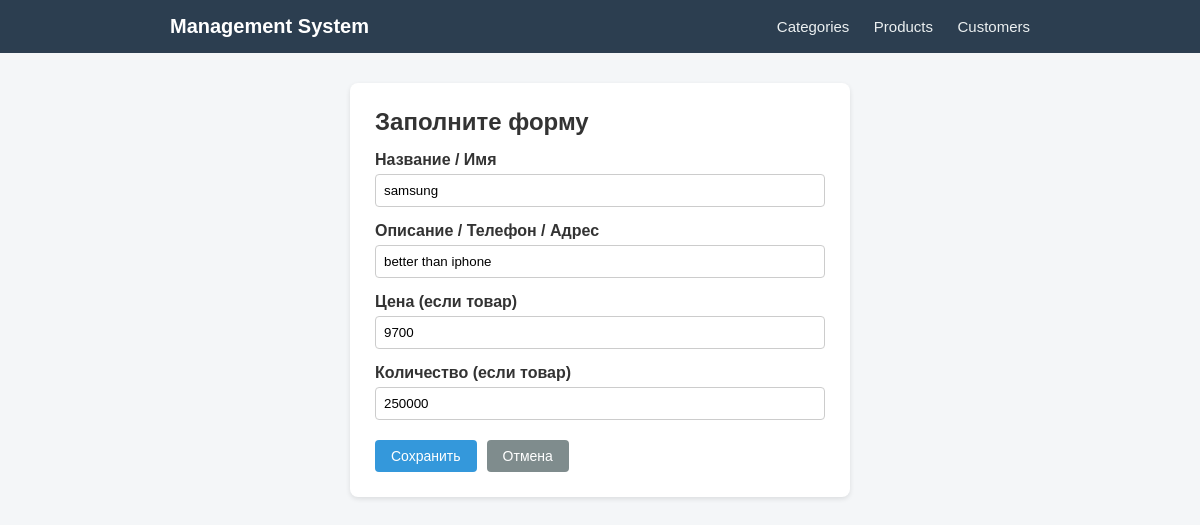
/products/2/update/, run on the app's committed database.
### myapp/models.py (models this page shows, shortened)
class Product(models.Model):
    name = models.CharField(max_length=100)
    description = models.TextField(blank=True)
    price = models.IntegerField()
    quantity = models.IntegerField(default=0)

### myapp/views.py (the view, shortened to what this page needs)
# urls.py: path('products/<int:pk>/update/', views.product_update, name='product_update'),
def product_update(request, pk):
    product = Product.objects.get(pk=pk)
    return render(request, 'form.html', {'object': product})

### myapp/templates/form.html (shortened to what this page needs)
{% extends 'base.html' %}
{% block content %}
<div class="card" style="max-width: 500px; margin: 0 auto;">
    <h2>Заполните форму</h2>
    <form method="post" style="margin-top: 15px;">
        <div class="form-group">
            <label>Название / Имя</label>
            <input type="text" name="name" value="{% if object %}{{ object.name }}{% endif %}">
        </div>
        <div class="form-group">
            <label>Описание / Телефон / Адрес</label>
            <input type="text" name="description" value="{% if object %}{{ object.description }}{{ object.phone }}{{ object.address }}{% endif %}">
        </div>
        <div class="form-group">
            <label>Цена (если товар)</label>
            <input type="text" name="price" value="{% if object %}{{ object.price }}{% endif %}">
        </div>
        <div class="form-group">
            <label>Количество (если товар)</label>
            <input type="text" name="quantity" value="{% if object %}{{ object.quantity }}{% endif %}">
        </div>
        <div style="margin-top: 20px; display: flex; gap: 10px;">
            <button type="submit" class="btn">Сохранить</button>
            <a href="javascript:history.back()" class="btn btn-secondary">Отмена</a>
        </div>
    </form>
</div>
{% endblock %}

### myapp/templates/base.html (style rules this page uses)
* { box-sizing: border-box; margin: 0; padding: 0; font-family: Arial, sans-serif; }
body { background-color: #f4f6f8; color: #333; padding-bottom: 40px; }
.card { background: #fff; padding: 25px; border-radius: 8px; box-shadow: 0 2px 5px rgba(0,0,0,0.1); margin-top: 20px; }
.btn { display: inline-block; padding: 8px 16px; border-radius: 4px; text-decoration: none; color: #fff; background-color: #3498db; border: none; cursor: pointer; font-size: 14px; }
.btn-secondary { background-color: #7f8c8d; }
.form-group { margin-bottom: 15px; }
.form-group label { display: block; margin-bottom: 5px; font-weight: bold; }
.form-group input, .form-group textarea { width: 100%; padding: 8px; border: 1px solid #ccc; border-radius: 4px; }

### data on the page
Product: name "samsung", description "better than iphone", price "9700", quantity "250000"
